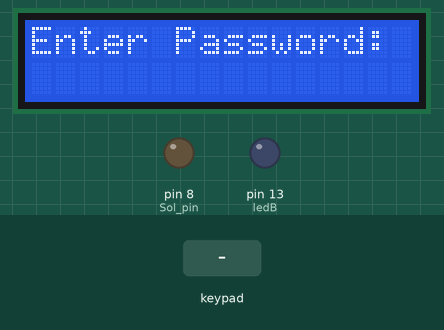
Simulated run of this sketch. Board: Arduino Uno, built with avr-gcc and run on an emulated ATmega328P. Parts: 16×2 character LCD, output pins drawn as LEDs (lit = HIGH). The inputs (shaded band) are chosen by the test bench. What the sketch prints to the serial monitor is not drawn.

Above: at 1.2 s.
1.3 s: keypad keys 1 2 3 4 # pressed 0.4 s apart
At 3.8 s:
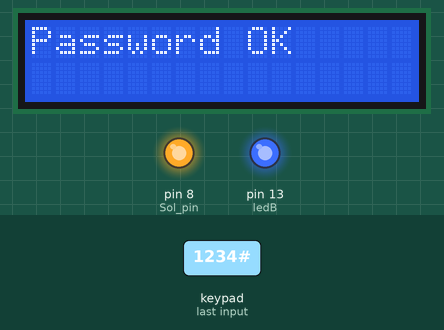
6.3 s: key 'A' pressed
At 7.3 s:
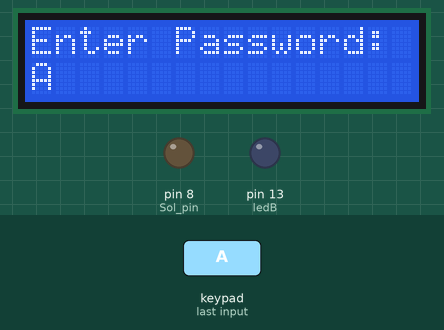
7.8 s: key 'B' pressed
At 8.5 s:
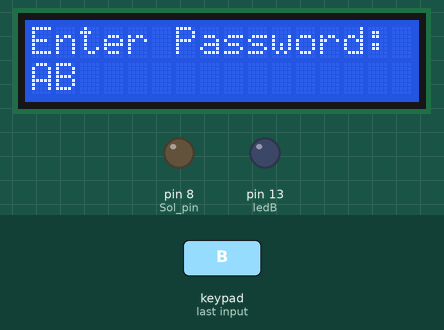
9.3 s: keypad keys 1 2 3 4 * pressed 0.4 s apart
At 11.2 s:
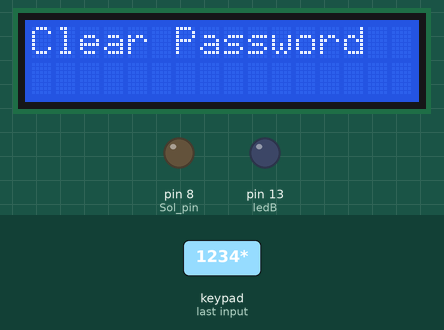
12.9 s: key 'C' pressed
At 13.3 s:
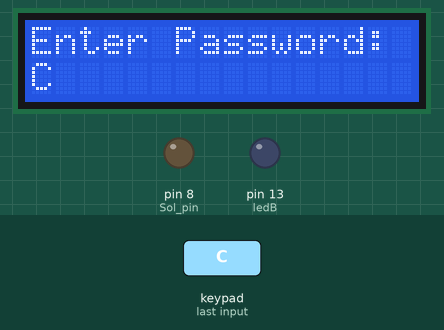
14.4 s: keypad keys 1 2 3 4 D pressed 0.4 s apart
At 17.1 s:
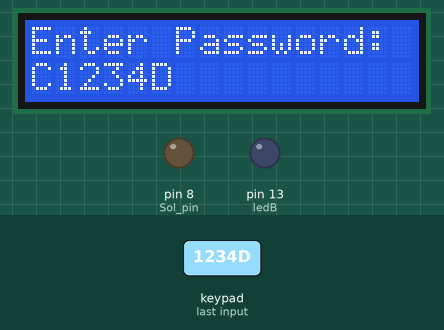
Timing chart, 0 to 18.6 s (numbered marks = the images above; inputs shaded):
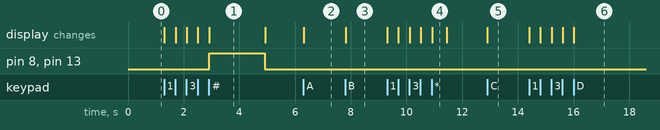

The sketch:

LAB4.4.ino
```cpp
/*LAB 4.4 4x4 */
// https://app.cirkitdesigner.com/project/27ae0994-fd71-4b06-b25b-e34a51cd747b
#include <Wire.h>
#include <LiquidCrystal_I2C.h>
#include <Keypad.h>

#define ledB 13
#define Sol_pin 8

LiquidCrystal_I2C lcd(0x27, 16, 2);

const byte ROWS = 4;
const byte COLS = 4;

char keys[ROWS][COLS] = {
  {'1', '2', '3', 'A'},
  {'4', '5', '6', 'B'},
  {'7', '8', '9', 'C'},
  {'*', '0', '#', 'D'}
};

byte rowPins[ROWS] = {12, 11, 10, 9};
byte colPins[COLS] = {7, 6, 5, 4};

Keypad keypad = Keypad(makeKeymap(keys), rowPins, colPins, ROWS, COLS);

String input_password = "";
const String password_1 = "1234";

void setup() {
  Serial.begin(9600);

  pinMode(ledB, OUTPUT);
  pinMode(Sol_pin, OUTPUT);
  digitalWrite(Sol_pin, 0);

  lcd.init();
  lcd.backlight();
  lcd.setCursor(0, 0);
  lcd.print("Enter Password:");
}

void loop() {
  char key = keypad.getKey();

  if (key) { // If akey ispressed
    Serial.print("Key Pressed: ");
    Serial.println(key);

    if (key == '*') {
      input_password = "";
      lcd.clear();
      lcd.print("Clear Password");
      delay(500);
      lcd.clear();
      lcd.print("Enter Password:");
    }
    else if (key == '#') {
      if (input_password == password_1) {
        lcd.clear();
        lcd.print("Password OK");
        digitalWrite(ledB, 1);
        digitalWrite(Sol_pin,1);
        delay(2000);
        digitalWrite(ledB, 0);
        digitalWrite(Sol_pin, 0);
      } else {
        lcd.clear();
        lcd.print("Wrong Password!");
        delay(1000);
      }
      input_password = "";
      lcd.clear();
      lcd.print("Enter Password:");
    }
    else {

      input_password += key;
      lcd.setCursor(0, 1);
      lcd.print(input_password);
    }
  }
}
```

Measured:
- after the input at 1.3 s, pin 8 (Sol_pin), pin 13 (ledB): LOW → HIGH after 1.6 s, → LOW 2.0 s later; the display: first changes at once (image 1 shows a later state)
- after the input at 6.3 s, the display: changes at once (image 2)
- after the input at 7.8 s, the display: changes at once (image 3)
- after the input at 9.3 s, the display: first changes at once (image 4 shows a later state)
- after the input at 12.9 s, the display: changes at once (image 5)
- after the input at 14.4 s, the display: first changes at once (image 6 shows a later state)
- what the display in image 1 shows lasts 2.0 s, from 2.9 s to 4.9 s
